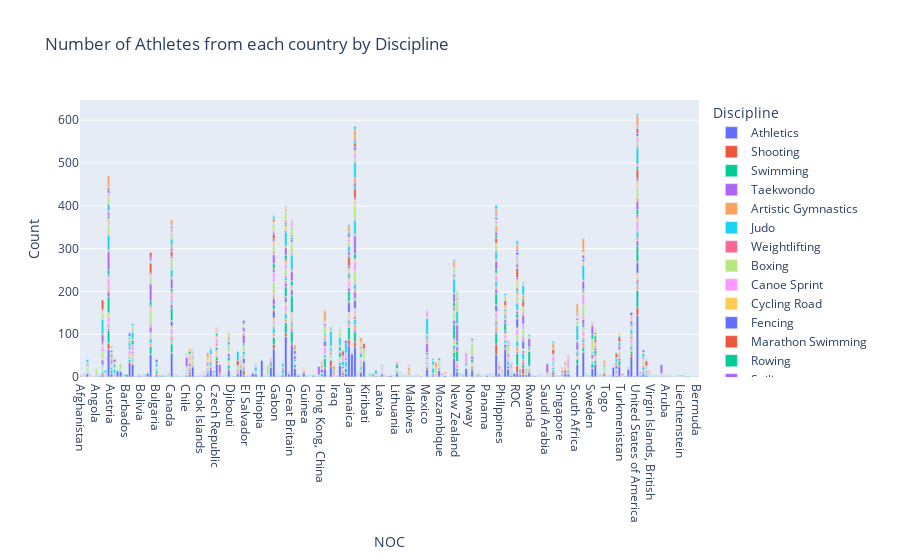

This figure's notebook cell:
### Code cell
fig = px.bar(pd_athletes_query, x='NOC', y='Count', color='Discipline', title='Number of Athletes from each country by Discipline')
fig.show()
